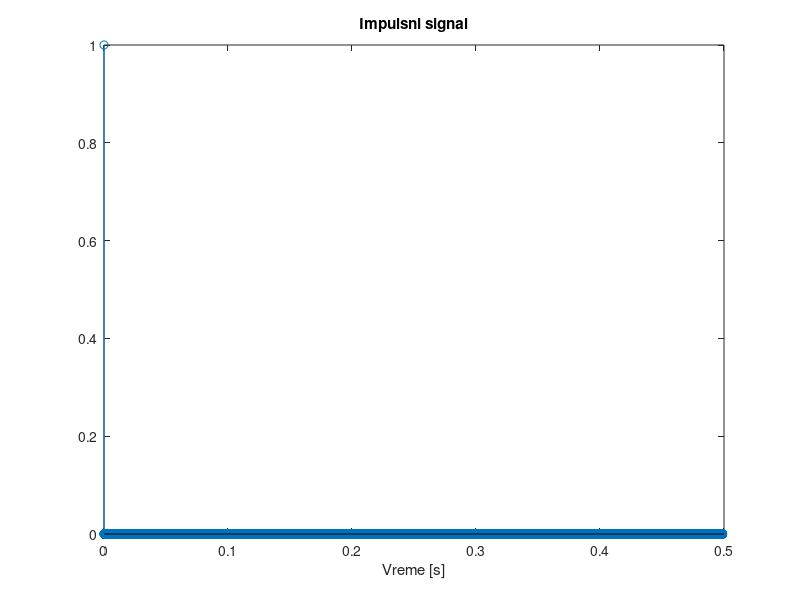

Write MATLAB code to recreate this figure. (Note: this script raises an error after producing the figure.)
%% ---- 1.1. 

% Pogledati funkciju: [h] = lowpass_filter_kaiser(Wc, Bt, Aa, Ap) 
% FIR NF filtar pomocu Kajzerove prozorske funkcije
% funkcija ima mogucnost graficke provere.
% Frekvencijske karakteristike racunate u 16384 tacaka.

%% ---- 1.2. 


% Pogledati funkciju:  [y] = dos_resample(x, up_down, r)
% 


%% ---- 1.3. 

% Pogledati funkciju:  [ y ] = IIR_equalizer( x, fs, style)
% 

%% ---- 1.4. 

clc
% NAPOMENA: ugasiti proveru unutar funkcija, iscrtavace se preko 100
%           grafika inace
fs25 = 44100;
Ts25 = 1 / fs25;
N = 22000;
n = 0:Ts25:Ts25*(N-1);
figure;
    imp = [ 1, zeros(1,N-1)];
    stem(n,imp); title('Impulsni signal'); xlabel('Vreme [s]');
figure; %POP, ROCK
    yp = IIR_equalizer(imp,fs25,'POP');
    subplot(2,1,1); stem(n,yp);  
    title('Impulsni odziv [POP]');
    xlabel('Vreme [s]');
    yr = IIR_equalizer(imp,fs25,'ROCK');
    subplot(2,1,2); stem(n,yr);  
    title('Impulsni odziv [ROCK]');
    xlabel('Vreme [s]');
figure; %DANCE, CUSTOM
    yd = IIR_equalizer(imp,fs25,'DANCE');
    subplot(2,1,1); stem(n,yd); 
    title('Impulsni odziv [DANCE]');
    xlabel('Vreme [s]');
    yc = IIR_equalizer(imp,fs25,'CUSTOM');
    subplot(2,1,2); stem(n,yc);  
    title('Impulsni odziv [CUSTOM]');
    xlabel('Vreme [s]');
    
%% ---- 1.5. 

clc
close all;
NFFT = N;
f = fs25/2*linspace(0,1,floor(NFFT/2));  % single-sided positive frequency
figure; %POP
    Yp = fft(yp,NFFT);
    n = 1:floor(length(Yp)/2);
    Ypp=Yp(n);
    subplot(211);
        semilogx(f,20*log10(abs(Ypp)));
        grid on
        title('Amplitudska karakteristika impulsnog odziva [POP]');
        xlabel('f[Hz]'); ylabel('|H(f)|[dB]');
    subplot(212);
        semilogx(f,angle(Ypp));
        grid on
        title('Fazna karakteristika impulsnog odziva [POP]');
        xlabel('f[Hz]'); ylabel('Phase[rad]');
figure; %ROCK
    Yr = fft(yr,NFFT);
    n = 1:length(Yr)/2;
    Yrp=Yr(n);
    subplot(211);
        semilogx(f,20*log10(abs(Yrp)));
        grid on
        title('Amplitudska karakteristika impulsnog odziva [ROCK]');
        xlabel('f[Hz]'); ylabel('|H(f)|[dB]');
    subplot(212);
        semilogx(f,angle(Yrp));
        grid on
        title('Fazna karakteristika impulsnog odziva [ROCK]');
        xlabel('f[Hz]'); ylabel('Phase[rad]');
figure; %DANCE
    Yd = fft(yd,NFFT);
    n = 1:length(Yd)/2;
    Ydp=Yd(n);
    subplot(211);
        semilogx(f,20*log10(abs(Ydp)));
        grid on
        title('Amplitudska karakteristika impulsnog odziva [DANCE]');
        xlabel('f[Hz]'); ylabel('|H(f)|[dB]');
    subplot(212);
        semilogx(f,angle(Ydp));
        grid on
        title('Fazna karakteristika impulsnog odziva [DANCE]');
        xlabel('f[Hz]'); ylabel('Phase[rad]');
figure; %CUSTOM
    Yc = fft(yc,NFFT);
    n = 1:length(Yc)/2;
    Ycp=Yc(n);
    subplot(211);
        semilogx(f,20*log10(abs(Ycp)));
        grid on
        title('Amplitudska karakteristika impulsnog odziva [CUSTOM]');
        xlabel('f[Hz]'); ylabel('|H(f)|[dB]');
    subplot(212);
        semilogx(f,angle(Ycp));
        grid on
        title('Fazna karakteristika impulsnog odziva [CUSTOM]');
        xlabel('f[Hz]'); ylabel('Phase[rad]');
        
%% ---- 1.6. 

[ mysong, fms] = audioread('my_song.wav');
equalized_sound = IIR_equalizer(mysong(:,1)',fms,'CUSTOM');
audiowrite('equalized_sound.wav',equalized_sound,44100);
    %%
    sound(mysong(:,1),fms)
    pause
    sound(equalized_sound,fms)

%% ---- 1.7. 

% Za crtanje grafika u ovoj tacki je iskoriscena provera unutar funkcija
% za projektovanje filtara. U svakoj funkciji bandpass_filtar,
% highpass_filtar, lowpass_filtar je promenljivoj provera dodeljena 1
% i nakon toga je pokrenuta sledeci kod (Isti filtri se projektuju da je
% bilo u pitanju ROCK, DANCE ili CUSTOM bilo pozvano)
% NAPOMENA: provera iscrtava tri grafika ili subplot zavisno kako je
% dodeljena vrednost indvorsubp
clc
close all
fs28 = 44100;
Ts28 = 1 / fs28;
N = 500;
n = 0:Ts28:Ts28*(N-1);
x = [ 1, zeros(1,N-1)];
y = IIR_equalizer(x, fs28,'POP');



%% ---- 1.8.  Nalaze se u resampling_2016_0093.m 
%% ---- 1.9. 